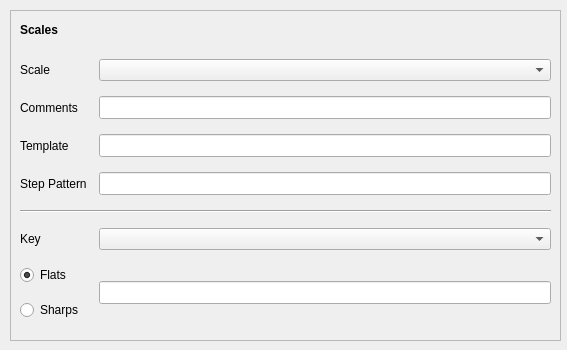
<?xml version="1.0" encoding="UTF-8"?>
<ui version="4.0">
 <class>Form</class>
 <widget class="QWidget" name="Form">
  <property name="geometry">
   <rect>
    <x>0</x>
    <y>0</y>
    <width>567</width>
    <height>350</height>
   </rect>
  </property>
  <property name="windowTitle">
   <string>Form</string>
  </property>
  <widget class="QFrame" name="frame">
   <property name="geometry">
    <rect>
     <x>10</x>
     <y>10</y>
     <width>551</width>
     <height>331</height>
    </rect>
   </property>
   <property name="frameShape">
    <enum>QFrame::StyledPanel</enum>
   </property>
   <property name="frameShadow">
    <enum>QFrame::Raised</enum>
   </property>
   <widget class="QLabel" name="label">
    <property name="geometry">
     <rect>
      <x>10</x>
      <y>10</y>
      <width>141</width>
      <height>20</height>
     </rect>
    </property>
    <property name="font">
     <font>
      <weight>75</weight>
      <bold>true</bold>
     </font>
    </property>
    <property name="text">
     <string>Scales</string>
    </property>
   </widget>
   <widget class="QWidget" name="gridLayoutWidget">
    <property name="geometry">
     <rect>
      <x>10</x>
      <y>40</y>
      <width>531</width>
      <height>281</height>
     </rect>
    </property>
    <layout class="QGridLayout" name="gridLayout">
     <item row="0" column="0">
      <widget class="QLabel" name="label_2">
       <property name="text">
        <string>Scale</string>
       </property>
      </widget>
     </item>
     <item row="4" column="0" colspan="3">
      <widget class="Line" name="line">
       <property name="orientation">
        <enum>Qt::Horizontal</enum>
       </property>
      </widget>
     </item>
     <item row="5" column="2">
      <widget class="QComboBox" name="combo_key"/>
     </item>
     <item row="0" column="2">
      <widget class="QComboBox" name="combo_scale"/>
     </item>
     <item row="2" column="0">
      <widget class="QLabel" name="label_4">
       <property name="text">
        <string>Template</string>
       </property>
      </widget>
     </item>
     <item row="1" column="2">
      <widget class="QLineEdit" name="line_edit_comments">
       <property name="font">
        <font>
         <pointsize>10</pointsize>
        </font>
       </property>
       <property name="readOnly">
        <bool>true</bool>
       </property>
      </widget>
     </item>
     <item row="2" column="2">
      <widget class="QLineEdit" name="line_edit_template">
       <property name="font">
        <font>
         <family>Liberation Mono</family>
         <pointsize>10</pointsize>
        </font>
       </property>
       <property name="toolTip">
        <string>Scale in key of C</string>
       </property>
       <property name="readOnly">
        <bool>true</bool>
       </property>
      </widget>
     </item>
     <item row="1" column="0">
      <widget class="QLabel" name="label_6">
       <property name="text">
        <string>Comments</string>
       </property>
      </widget>
     </item>
     <item row="8" column="0">
      <widget class="QRadioButton" name="radio_flat">
       <property name="text">
        <string>Flats</string>
       </property>
       <property name="checked">
        <bool>true</bool>
       </property>
      </widget>
     </item>
     <item row="8" column="2" rowspan="2">
      <widget class="QLineEdit" name="line_edit_transposed_scale">
       <property name="font">
        <font>
         <family>Liberation Mono</family>
         <pointsize>10</pointsize>
        </font>
       </property>
       <property name="toolTip">
        <string>Transposed Scale</string>
       </property>
       <property name="readOnly">
        <bool>true</bool>
       </property>
      </widget>
     </item>
     <item row="3" column="0">
      <widget class="QLabel" name="label_5">
       <property name="text">
        <string>Step Pattern</string>
       </property>
      </widget>
     </item>
     <item row="3" column="2">
      <widget class="QLineEdit" name="line_edit_step_pattern">
       <property name="font">
        <font>
         <family>Liberation Mono</family>
         <pointsize>10</pointsize>
        </font>
       </property>
       <property name="toolTip">
        <string>Interval step size pattern</string>
       </property>
       <property name="readOnly">
        <bool>false</bool>
       </property>
      </widget>
     </item>
     <item row="5" column="0">
      <widget class="QLabel" name="label_7">
       <property name="text">
        <string>Key</string>
       </property>
      </widget>
     </item>
     <item row="9" column="0">
      <widget class="QRadioButton" name="radio_sharp">
       <property name="text">
        <string>Sharps</string>
       </property>
      </widget>
     </item>
    </layout>
   </widget>
  </widget>
 </widget>
 <resources/>
 <connections/>
</ui>
